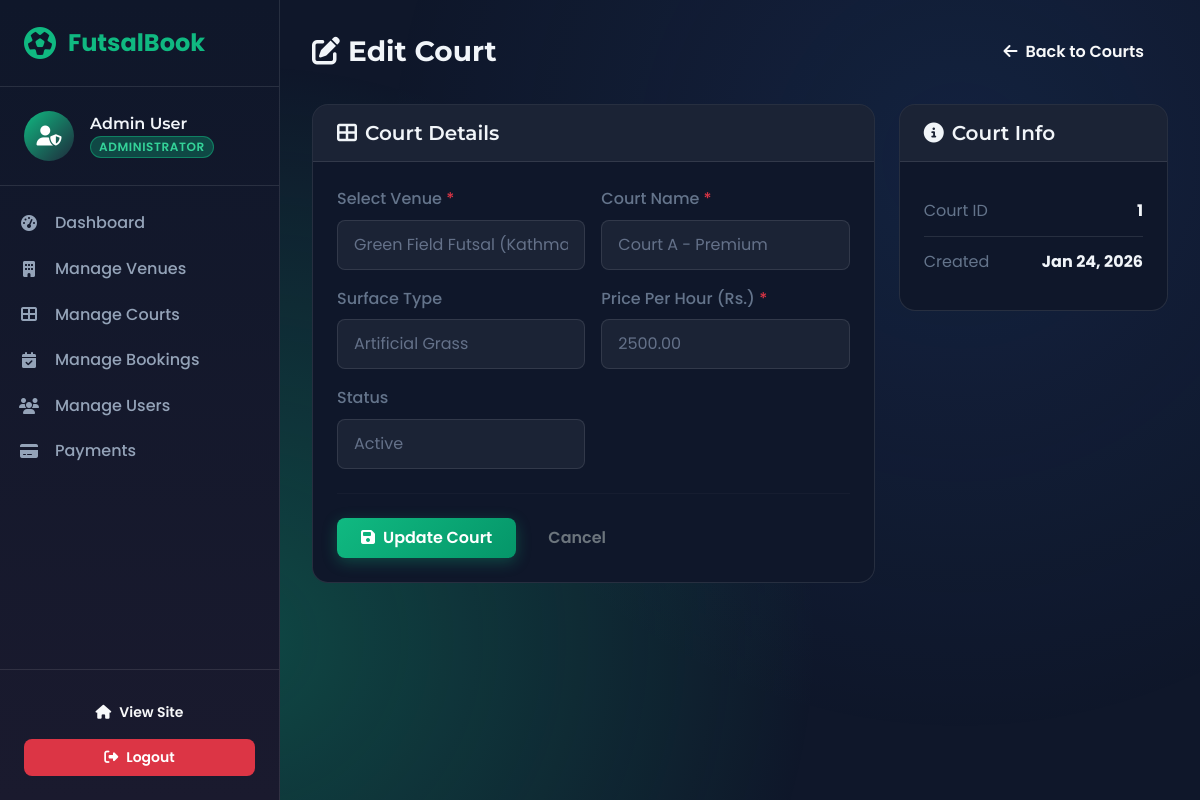
The app's page /admin/edit-court.php?id=1 (signed in) with its own data.
### tables this page shows
CREATE TABLE `courts` (
  `court_id` int(11) NOT NULL,
  `futsal_id` int(11) NOT NULL,
  `court_name` varchar(100) NOT NULL,
  `surface_type` varchar(50) NOT NULL,
  `price_per_hour` decimal(10,2) NOT NULL,
  `status` enum('active','maintenance') DEFAULT 'active',
  `created_at` timestamp NOT NULL DEFAULT current_timestamp(),
  `updated_at` timestamp NOT NULL DEFAULT current_timestamp() ON UPDATE current_timestamp()
);

CREATE TABLE `futsals` (
  `futsal_id` int(11) NOT NULL,
  `futsal_name` varchar(100) NOT NULL,
  `address` varchar(255) NOT NULL,
  `city` varchar(100) NOT NULL,
  `contact_number` varchar(20) NOT NULL,
  `open_time` time NOT NULL,
  `close_time` time NOT NULL,
  `status` enum('active','maintenance') DEFAULT 'active',
  `created_at` timestamp NOT NULL DEFAULT current_timestamp(),
  `updated_at` timestamp NOT NULL DEFAULT current_timestamp() ON UPDATE current_timestamp()
);

### admin/edit-court.php (the view, shortened to what this page needs)
<?php
require_once '../config/database.php';
$courtId = (int)($_GET['id'] ?? 0);
$stmt = $pdo->prepare("SELECT * FROM courts WHERE court_id = ?");
$stmt->execute([$courtId]);
$court = $stmt->fetch();
$futsals = $pdo->query("SELECT * FROM futsals ORDER BY futsal_name")->fetchAll();
$formData = $court;
?>
<!DOCTYPE html>
<html lang="en">
<head>
    <?php include '../includes/header.php'; ?>
    <link rel="stylesheet" href="../assets/css/edit-court.css">
</head>
<body>
    <?php include 'sidebar.php'; ?>
    <main class="admin-main">
        <div class="admin-header">
            <h1><i class="fas fa-edit me-2"></i>Edit Court</h1>
            <a href="manage-courts.php" class="btn btn-outline-light">
                <i class="fas fa-arrow-left me-2"></i>Back to Courts
            </a>
        </div>
        <div class="row">
            <div class="col-lg-8">
                <div class="admin-card">
                    <div class="card-header">
                        <h5><i class="fas fa-th-large me-2"></i>Court Details</h5>
                    </div>
                    <div class="card-body">
                        <form method="POST" action="">
                            <div class="row g-3">
                                <div class="col-md-6">
                                    <label class="form-label">Select Venue <span class="text-danger">*</span></label>
                                    <select class="form-select" name="futsal_id" required>
                                        <?php foreach ($futsals as $futsal): ?>
                                        <option value="<?php echo $futsal['futsal_id']; ?>"
                                                <?php echo $formData['futsal_id'] == $futsal['futsal_id'] ? 'selected' : ''; ?>>
                                            <?php echo htmlspecialchars($futsal['futsal_name']); ?> (<?php echo $futsal['city']; ?>)
                                        </option>
                                        <?php endforeach; ?>
                                    </select>
                                </div>
                                <div class="col-md-6">
                                    <label class="form-label">Court Name <span class="text-danger">*</span></label>
                                    <input type="text" class="form-control" name="court_name"
                                           value="<?php echo htmlspecialchars($formData['court_name']); ?>" required>
                                </div>
                                <div class="col-md-6">
                                    <label class="form-label">Surface Type</label>
                                    <select class="form-select" name="surface_type">
                                        <option value="artificial_grass" <?php echo $formData['surface_type'] == 'artificial_grass' ? 'selected' : ''; ?>>Artificial Grass</option>
                                    </select>
                                </div>
                                <div class="col-md-6">
                                    <label class="form-label">Price Per Hour (Rs.) <span class="text-danger">*</span></label>
                                    <input type="number" class="form-control" name="price_per_hour"
                                           value="<?php echo $formData['price_per_hour']; ?>"
                                           min="0" step="100" required>
                                </div>
                                <div class="col-md-6">
                                    <label class="form-label">Status</label>
                                    <select class="form-select" name="status">
                                        <option value="active" <?php echo $formData['status'] == 'active' ? 'selected' : ''; ?>>Active</option>
                                    </select>
                                </div>
                            </div>
                            <hr class="my-4" style="border-color: rgba(255,255,255,0.1);">
                            <div class="d-flex gap-2">
                                <button type="submit" class="btn btn-primary">
                                    <i class="fas fa-save me-2"></i>Update Court
                                </button>
                                <a href="manage-courts.php" class="btn btn-outline-secondary">Cancel</a>
                            </div>
                        </form>
                    </div>
                </div>
            </div>
            <div class="col-lg-4">
                <div class="admin-card">
                    <div class="card-header">
                        <h5><i class="fas fa-info-circle me-2"></i>Court Info</h5>
                    </div>
                    <div class="card-body">
                        <div class="info-item">
                            <span>Court ID</span>
                            <strong><?php echo $courtId; ?></strong>
                        </div>
                        <div class="info-item">
                            <span>Created</span>
                            <strong><?php echo date('M j, Y', strtotime($court['created_at'] ?? 'now')); ?></strong>
                        </div>
                    </div>
                </div>
            </div>
        </div>
    </main>
</body>
</html>

### assets/css/style.css (style rules this page uses)
:root { --primary: #10b981; --primary-dark: #059669; --primary-light: #34d399; --primary-glow: rgba(16, 185, 129, 0.3); --secondary: #1e293b; --secondary-light: #334155; --accent: #f59e0b; --accent-light: #fbbf24; --bg-dark: #0f172a; --bg-card: #1e293b; --bg-card-hover: #273549; --bg-gradient: linear-gradient(135deg, #0f172a 0%, #1e293b 100%); --text-primary: #f1f5f9; --text-secondary: #94a3b8; --text-muted: #64748b; --success: #10b981; --warning: #f59e0b; --danger: #ef4444; --info: #3b82f6; --space-xs: 0.25rem; --space-sm: 0.5rem; --space-md: 1rem; --space-lg: 1.5rem; --space-xl: 2rem; --space-2xl: 3rem; --radius-sm: 0.375rem; --radius-md: 0.5rem; --radius-lg: 0.75rem; --radius-xl: 1rem; --radius-full: 9999px; --shadow-sm: 0 1px 2px rgba(0, 0, 0, 0.3); --shadow-md: 0 4px 6px rgba(0, 0, 0, 0.3); --shadow-lg: 0 10px 25px rgba(0, 0, 0, 0.4); --shadow-glow: 0 0 30px var(--primary-glow); --transition-fast: 0.15s ease; --transition-normal: 0.3s ease; --transition-slow: 0.5s ease; }
* { margin: 0; padding: 0; box-sizing: border-box; }
html { scroll-behavior: smooth; }
body { font-family: 'Poppins', -apple-system, BlinkMacSystemFont, 'Segoe UI', sans-serif; background: var(--bg-dark); color: var(--text-primary); line-height: 1.6; min-height: 100vh; overflow-x: hidden; }
body::before { content: ''; position: fixed; top: 0; left: 0; width: 100%; height: 100%; background: radial-gradient(circle at 20% 80%, var(--primary-glow) 0%, transparent 50%), radial-gradient(circle at 80% 20%, rgba(59, 130, 246, 0.1) 0%, transparent 50%); pointer-events: none; z-index: -1; }
h1, h2, h3, h4, h5, h6 { font-family: 'Montserrat', sans-serif; font-weight: 700; line-height: 1.2; color: var(--text-primary); }
a { color: var(--primary); text-decoration: none; transition: var(--transition-fast); }
.btn { font-weight: 600; padding: var(--space-sm) var(--space-lg); border-radius: var(--radius-md); transition: var(--transition-normal); border: none; position: relative; overflow: hidden; }
.btn::before { content: ''; position: absolute; top: 0; left: -100%; width: 100%; height: 100%; background: linear-gradient(90deg, transparent, rgba(255, 255, 255, 0.2), transparent); transition: var(--transition-slow); }
.btn-primary { background: linear-gradient(135deg, var(--primary) 0%, var(--primary-dark) 100%); color: white; box-shadow: 0 4px 15px var(--primary-glow); }
.card-header { background: rgba(255, 255, 255, 0.02); border-bottom: 1px solid rgba(255, 255, 255, 0.05); padding: var(--space-lg); }
.card-body { padding: var(--space-lg); }
.form-control, .form-select { background: var(--bg-card); border: 1px solid rgba(255, 255, 255, 0.1); color: var(--text-primary); padding: var(--space-md); border-radius: var(--radius-md); transition: var(--transition-fast); }
.form-control::placeholder { color: var(--text-muted); }
.form-label { color: var(--text-secondary); font-weight: 500; margin-bottom: var(--space-sm); }
.form-select { background-color: #1b2335 !important; color: #647189 !important; }
.form-select option { background-color: #1b2335 !important; color: #647189 !important; }
.form-select option:hover, .form-select option:focus, .form-select option:checked { background-color: #273549 !important; color: #f1f5f9 !important; }

### assets/css/edit-court.css (style rules this page uses)
.admin-card { background: var(--bg-dark); border-radius: 16px; border: 1px solid rgba(255,255,255,0.1); overflow: hidden; }
.admin-card .card-header { background: rgba(255,255,255,0.05); padding: 1rem 1.5rem; border-bottom: 1px solid rgba(255,255,255,0.1); }
.admin-card .card-header h5 { margin: 0; color: var(--text-light); font-weight: 600; }
.admin-card .card-body { padding: 1.5rem; }
.form-control, .form-select { background: #1b2335; border: 1px solid rgba(255,255,255,0.1); color: #647189; padding: 0.75rem 1rem; }
.form-select option { background: #1b2335; color: #647189; }
.form-label { color: var(--text-muted); font-weight: 500; margin-bottom: 0.5rem; }
.info-item { display: flex; justify-content: space-between; padding: 0.75rem 0; border-bottom: 1px solid rgba(255,255,255,0.1); }
.info-item:last-child { border-bottom: none; }
.info-item span { color: var(--text-muted); }
.info-item strong { color: var(--text-light); }

### assets/css/sidebar.css (style rules this page uses)
.admin-main { margin-left: 280px; min-height: 100vh; padding: 2rem; background: var(--bg-darker); }
.admin-header { display: flex; justify-content: space-between; align-items: center; margin-bottom: 2rem; }
.admin-header h1 { font-size: 1.75rem; font-weight: 700; color: var(--text-light); margin: 0; }

### records on screen
courts: futsal_id "Green Field Futsal (Kathmandu)", court_name "Court A - Premium", price_per_hour "2500.00", status "Active", created_at "Jan 24, 2026"

### other values on screen
$_SESSION['first_name'] . ' ' . $_SESSION['last_name'] "Admin User"
$courtId "1"
